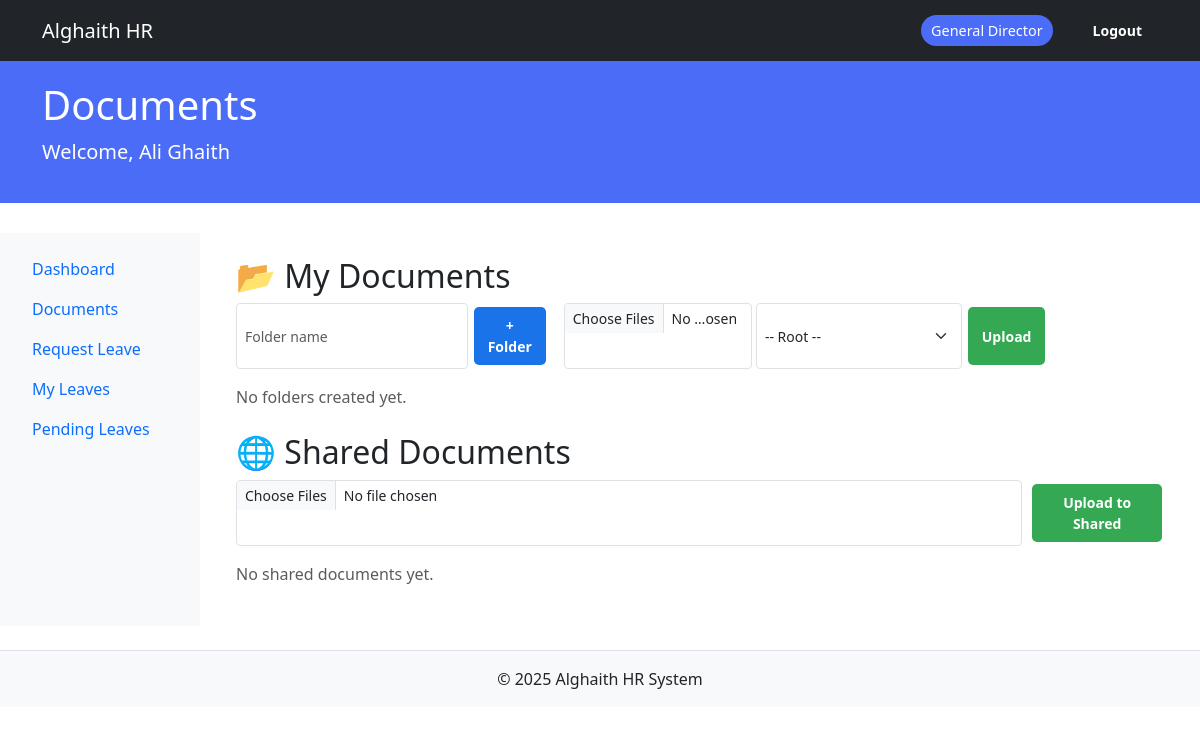
/documents/ (signed in), run on an earlier commit of the app's database.
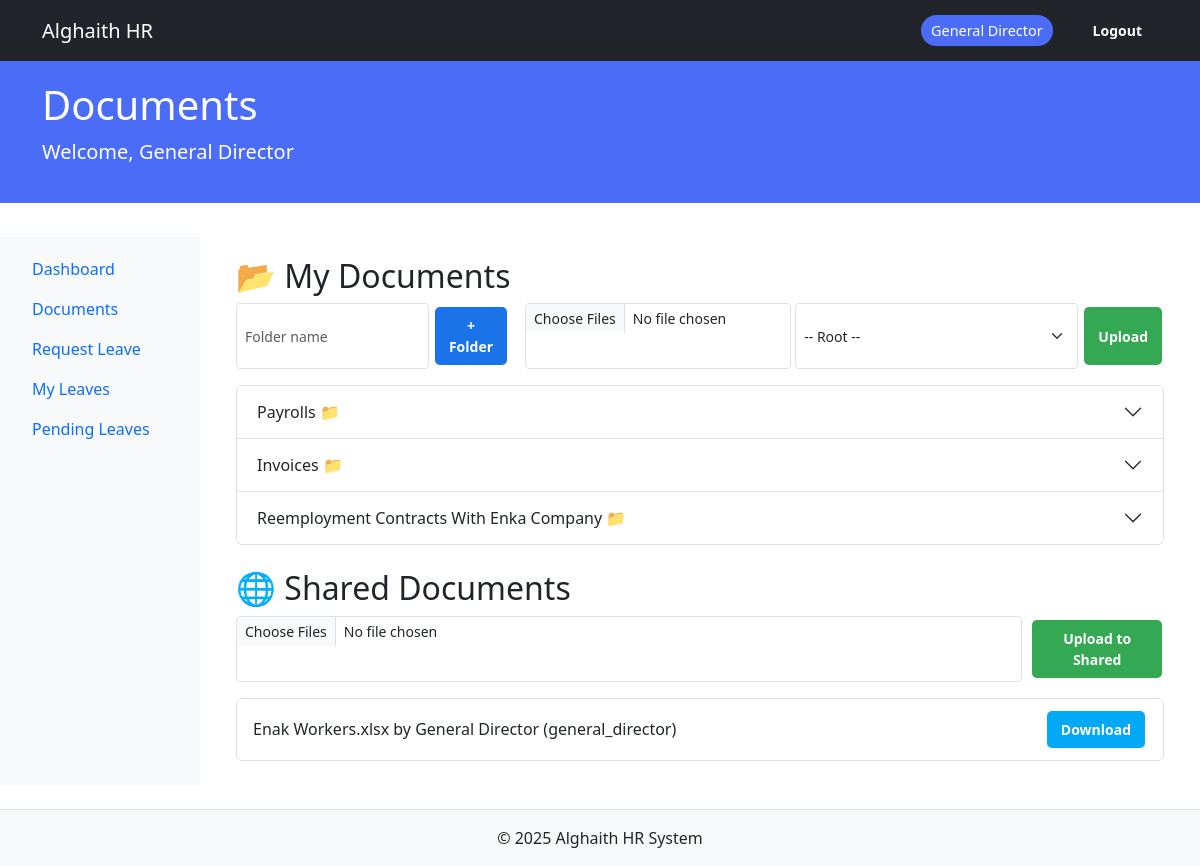
And on a later commit of the database.
### core/models.py (models this page shows, shortened)
class User(db.Model, UserMixin):
    __tablename__ = 'users'
    id = db.Column(db.Integer, primary_key=True)
    email = db.Column(db.String(120), unique=True, nullable=False)
    password_hash = db.Column(db.String(200), nullable=False)
    name = db.Column(db.String(100), nullable=False)
    role = db.Column(db.String(50), nullable=False)
    avatar = db.Column(db.String(2), nullable=False)
    access_code = db.Column(db.String(20), unique=True, nullable=False)
    department_id = db.Column(db.Integer, db.ForeignKey('departments.id'))
    created_at = db.Column(db.DateTime, default=datetime.utcnow)
    last_login = db.Column(db.DateTime)
    login_count = db.Column(db.Integer, default=0)
    is_active = db.Column(db.Boolean, default=True, nullable=False)
    position = db.Column(db.String(100), nullable=True)
    phone = db.Column(db.String(20), nullable=True)
    department = db.relationship('Department', back_populates='members')
    documents = db.relationship('UserDocument', back_populates='user', cascade="all, delete-orphan")
    folders_created = db.relationship('Folder', back_populates='creator', cascade="all, delete-orphan")
    activities = db.relationship('ActivityLog', back_populates='user', cascade="all, delete-orphan")
    @property
    def is_authenticated(self):
        return True

class Folder(db.Model):
    __tablename__ = 'folders'
    id = db.Column(db.Integer, primary_key=True)
    name = db.Column(db.String(255), unique=True, nullable=False)
    created_by = db.Column(db.Integer, db.ForeignKey('users.id'), nullable=False)
    created_at = db.Column(db.DateTime, default=datetime.utcnow)
    documents = db.relationship('UserDocument', back_populates='folder', cascade="all, delete-orphan")
    creator = db.relationship('User', back_populates='folders_created')

class UserDocument(db.Model):
    __tablename__ = 'user_document'
    id = db.Column(db.Integer, primary_key=True)
    filename = db.Column(db.String(255), nullable=False)
    filepath = db.Column(db.String(255), nullable=False)
    folder_id = db.Column(db.Integer, db.ForeignKey('folders.id'), nullable=True)
    uploaded_by = db.Column(db.Integer, db.ForeignKey('users.id'))
    visibility_type = db.Column(db.String(50), default='private')  # 'private' or 'public'
    uploaded_at = db.Column(db.DateTime, default=datetime.utcnow)
    user = db.relationship('User', back_populates='documents')
    folder = db.relationship('Folder', back_populates='documents')

### routes/document_routes.py (the view)
@docs_bp.route('/')
@login_required
def list_documents():
    my_folders = Folder.query.filter_by(created_by=current_user.id).order_by(Folder.created_at.desc()).all()
    my_docs = UserDocument.query.filter_by(uploaded_by=current_user.id, folder_id=None, visibility_type='private').all()
    shared_docs = UserDocument.query.filter(
        UserDocument.visibility_type == 'public',
        UserDocument.folder_id == None
    ).all()
    return render_template(
        'dashboard/documents.html',
        folders=my_folders,
        documents=my_docs,
        shared_documents=shared_docs
    )

### modules/auth/forms.py
class LogoutForm(FlaskForm):
    submit = SubmitField('Logout')

### app.py (called while the page is built)
@login_manager.user_loader
def load_user(user_id):
    from core.models import User
    return db.session.get(User, int(user_id))

### templates/dashboard/documents.html (shortened to what this page needs)
{% extends "dashboard/base_dashboard.html" %}
{% block dashboard_title %}Documents{% endblock %}
{% block dashboard_content %}
<div class="container">
    <div class="mb-4">
        <h2>📂 My Documents</h2>
        <div class="d-flex gap-3 mb-3">
            <form action="{{ url_for('docs.create_folder') }}" method="POST" class="d-flex gap-1">
                <input type="text" name="folder_name" placeholder="Folder name" required class="form-control form-control-sm">
                <button type="submit" class="btn btn-sm btn-primary">+ Folder</button>
            </form>
            <form action="{{ url_for('docs.upload_document') }}" method="POST" enctype="multipart/form-data" class="d-flex gap-1">
                <input type="file" name="document" multiple required class="form-control form-control-sm">
                <select name="folder_id" class="form-select form-select-sm">
                    <option value="">-- Root --</option>
                </select>
                <button type="submit" class="btn btn-sm btn-success">Upload</button>
            </form>
        </div>
        {% if folders %}
        <div class="accordion mb-3" id="foldersAccordion">
            {% for folder in folders %}
            <div class="accordion-item">
                <h2 class="accordion-header" id="heading{{ folder.id }}">
                    <button class="accordion-button collapsed" type="button" data-bs-toggle="collapse" data-bs-target="#collapse{{ folder.id }}">
                        {{ folder.name }} 📁
                    </button>
                </h2>
            </div>
            {% endfor %}
        </div>
        {% else %}
        <p class="text-muted">No folders created yet.</p>
        {% endif %}
    </div>
    <div>
        <h2>🌐 Shared Documents</h2>
        {% if current_user.role.lower() != "employee" %}
        <form action="{{ url_for('docs.upload_document') }}" method="POST" enctype="multipart/form-data" class="mb-3 d-flex gap-2">
            <input type="file" name="document" multiple required class="form-control form-control-sm">
            <button type="submit" class="btn btn-sm btn-success">Upload to Shared</button>
        </form>
        {% endif %}
        {% if shared_documents %}
        <ul class="list-group">
            {% for doc in shared_documents %}
            <li class="list-group-item d-flex justify-content-between align-items-center">
                {{ doc.filename }} by {{ doc.user.name }} ({{ doc.user.role }})
                <a href="{{ url_for('docs.download_document', doc_id=doc.id) }}" class="btn btn-sm btn-info">Download</a>
            </li>
            {% endfor %}
        </ul>
        {% else %}
        <p class="text-muted">No shared documents yet.</p>
        {% endif %}
    </div>
</div>
{% endblock %}

### templates/dashboard/base_dashboard.html (shortened to what this page needs)
<!DOCTYPE html>
<html lang="en">
<head>
    <link href="https://cdn.jsdelivr.net/npm/bootstrap@5.3.0/dist/css/bootstrap.min.css" rel="stylesheet">
    <link rel="stylesheet" href="{{ url_for('static', filename='css/styles.css') }}">
</head>
<body>
    <nav class="navbar navbar-expand-lg navbar-dark bg-dark">
        <div class="container">
            <a class="navbar-brand" href="
            {% if current_user.role.lower() == 'general_director' %}
                {{ url_for('dashboard.director_dashboard') }}
            {% elif current_user.role.lower() == 'it_manager' %}
                {{ url_for('dashboard.it_manager_dashboard') }}
            {% else %}
                {{ url_for('dashboard.role_dashboard') }}
            {% endif %}
            ">Alghaith HR</a>
            <div class="d-flex align-items-center">
                <span class="role-indicator me-3">{{ current_user.role|replace('_', ' ')|title }}</span>
                {% if current_user.is_authenticated %}
                <form method="post" action="{{ url_for('auth.logout') }}" class="ms-2 d-inline">
                    <button type="submit" class="btn btn-sm btn-outline-light">Logout</button>
                </form>
                {% endif %}
            </div>
        </div>
    </nav>
    <div class="role-header">
        <div class="container">
            <h1>{% block dashboard_title %}Dashboard{% endblock %}</h1>
            <p class="lead">Welcome, {{ current_user.name }}</p>
        </div>
    </div>
    <div class="container-fluid">
        <div class="row">
            {% if current_user.is_authenticated %}
            <div class="col-md-2 bg-light sidebar p-3">
                <ul class="nav flex-column">
                    <li class="nav-item">
                        <a class="nav-link" href="
                        {% if current_user.role.lower() == 'general_director' %}
                            {{ url_for('dashboard.director_dashboard') }}
                        {% elif current_user.role.lower() == 'it_manager' %}
                            {{ url_for('dashboard.it_manager_dashboard') }}
                        {% else %}
                            {{ url_for('dashboard.role_dashboard') }}
                        {% endif %}
                        ">Dashboard</a>
                    </li>
                    <li class="nav-item"><a class="nav-link" href="{{ url_for('docs.list_documents') }}">Documents</a></li>
                    {% if current_user.role.lower() in ['employee', 'it_manager', 'general_director'] %}
                    <li class="nav-item"><a class="nav-link" href="{{ url_for('leave.new_request') }}">Request Leave</a></li>
                    <li class="nav-item"><a class="nav-link" href="{{ url_for('leave.my_requests') }}">My Leaves</a></li>
                    {% endif %}
                    {% if current_user.role.lower() in ['it_manager', 'general_director'] %}
                    <li class="nav-item"><a class="nav-link" href="{{ url_for('leave.pending_requests') }}">Pending Leaves</a></li>
                    {% endif %}
                </ul>
            </div>
            <div class="col-md-10 main-content p-4">
                {% block dashboard_content %}{% endblock %}
            </div>
            {% else %}
            <div class="col-12 main-content p-4">
                <p>Please log in to access the system.</p>
            </div>
            {% endif %}
        </div>
    </div>
    <footer class="text-center mt-4 p-3 bg-light border-top">
        &copy; 2025 Alghaith HR System
    </footer>
</body>
</html>

### static/css/styles.css (style rules this page uses)
.btn, .btn-cancel, .btn-delete { display: inline-block; padding: 8px 14px; margin: 4px 2px; border: none; border-radius: 5px; cursor: pointer; font-weight: 600; text-align: center; font-size: 14px; transition: all 0.2s ease-in-out; text-decoration: none; color: white; }
.btn-primary { background-color: #1a73e8; }
.btn-success { background-color: #34a853; }
.btn-info { background-color: #03a9f4; }

### templates/dashboard/base_dashboard.html (style rules this page uses)
:root { --role-color: #4a6cf7; }
.role-header { background: var(--role-color); color: white; padding: 20px 0; margin-bottom: 30px; }
.role-indicator { background: var(--role-color); color: white; padding: 5px 10px; border-radius: 20px; font-size: 0.9rem; }

What changed in the data, as far as the page shows it:
changed User "General Director": name "Ali Ghaith" → "General Director"
added Folder: name "Payrolls"
added Folder: name "Invoices"
added Folder: name "Reemployment Contracts With Enka Company"
added UserDocument: filename "Enak Workers.xlsx", user.name "General Director", user.role "general_director"
Also different on the page:
text no longer shown: "No folders created yet. No shared documents yet."
